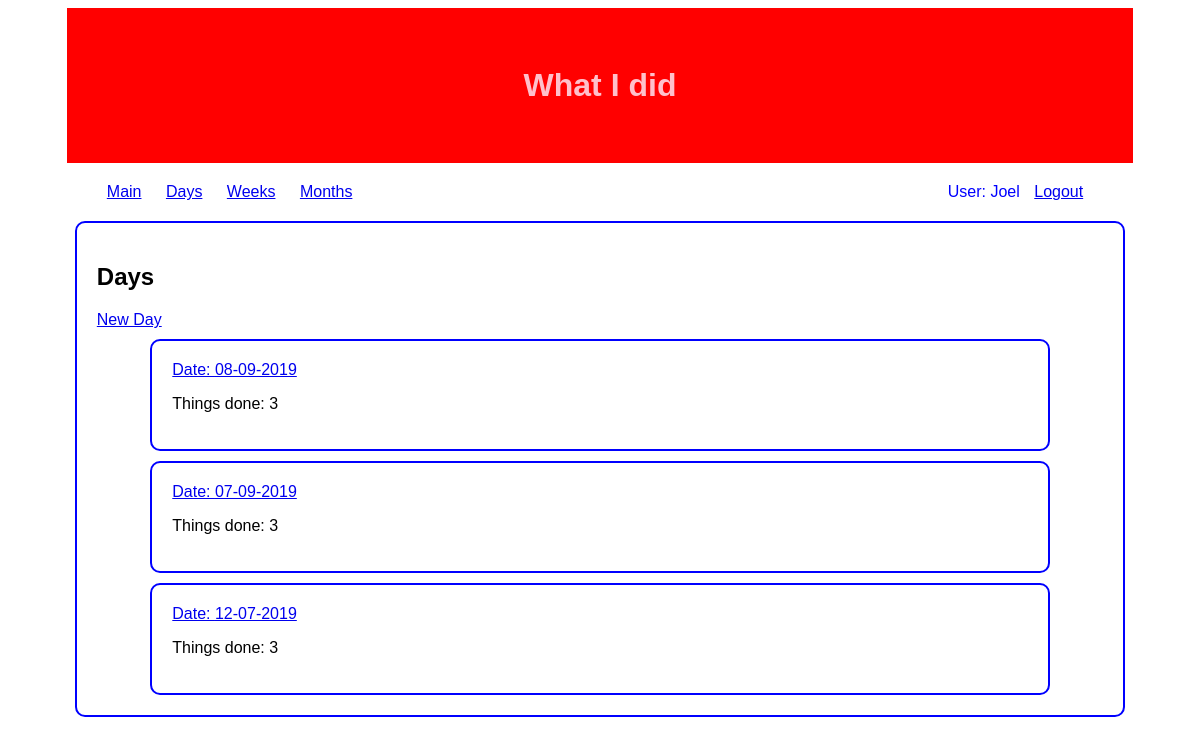
The app's page /main/days/ (signed in), older data.
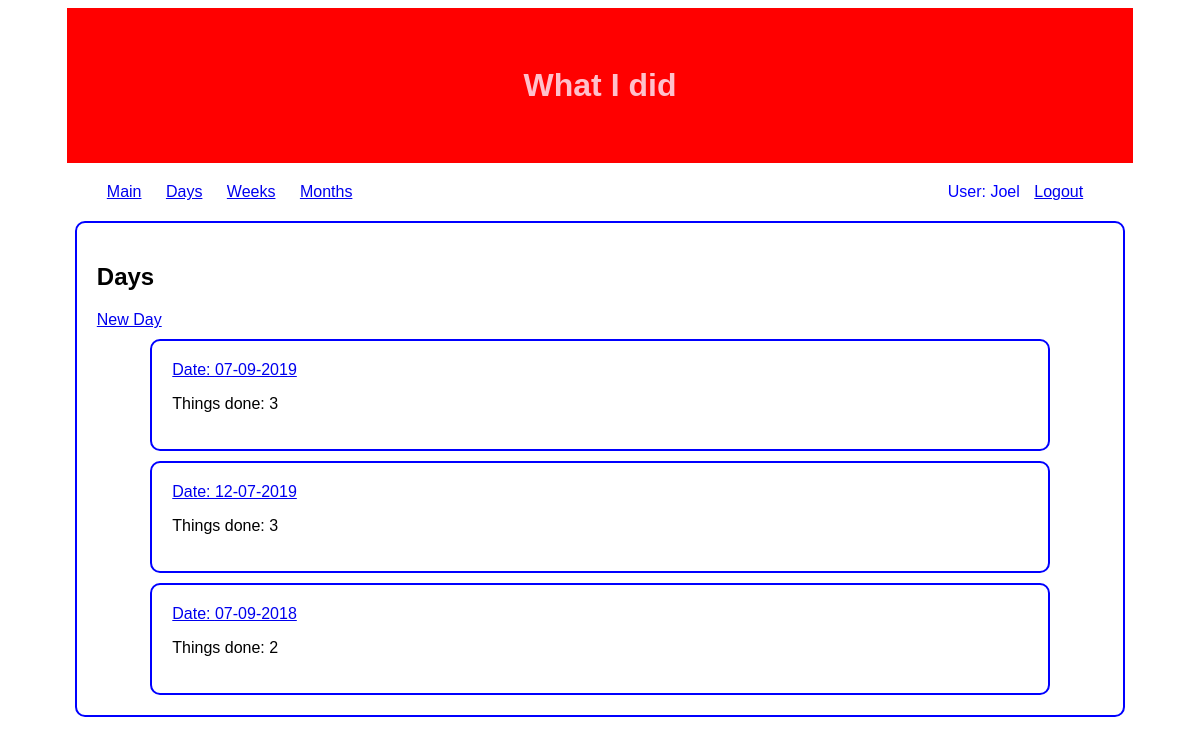
The same page, newer data.
### thingsdone/models.py (models this page shows)
class Day (models.Model):
  day = models.DateField(default=timezone.now)
  month = models.ForeignKey(Month, on_delete=models.CASCADE, null=True)
  week = models.ForeignKey(Week, on_delete=models.CASCADE, null=True)
  user = models.ForeignKey('auth.User', on_delete=models.CASCADE, null = True)
  class Meta:
    ordering = ['-day']
    unique_together =[['day','user']]
  def __str__(self):
    return self.day.strftime('%d-%m-%Y')
  def get_absolute_url(self):
    return reverse('days-detail', args=[str(self.id)])

### thingsdone/views.py (the view)
# urls.py: path('days/', views.DayList.as_view(), name='days-list'),
class DayList(LoginRequiredMixin, generic.ListView):
  model = Day
  def get_queryset(self):
    return Day.objects.filter(user=self.request.user)

### thingsdone/templates/thingsdone/day_list.html
{% extends "base_generic.html" %}
{% block content %}
<div class="list-block">
<h2>Days</h2>
<a href="{% url 'days-create' %}">New Day</a>
{% if day_list %}
  {% for day in day_list %}
  <div class="list-block">
    <a href="{{ day.get_absolute_url }}">Date: {{day}}</a>
    <p>Things done: {{ day.thingdone_set.all.count }}</p>
  </div>
  {% endfor %}
{% else %}
  <p>You havent done anything at all!</p>
{% endif %}
</div>
{% endblock %}

Row changes from the older to the newer data that the page shows:
removed Day: day "08-09-2019", thingdone_set.all.count "3"
added Day: day "07-09-2018", thingdone_set.all.count "2"
